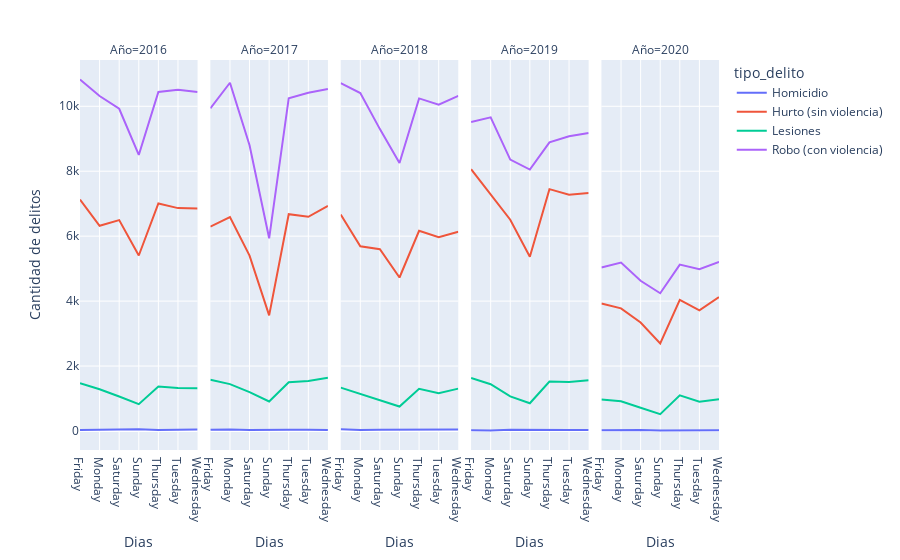

The notebook cell saved with this chart:
### Code cell
fig = px.line(df_dia_tipo, x = 'dia', y = 'count',
             color = 'tipo_delito',
             facet_col = 'anio',
             labels = {'count' : 'Cantidad de delitos', 'dia': 'Dias', 'anio':'Año'},)
fig.show()

### Figure 1 — Plotly figure (JSON) as saved in the notebook; plotly's stock layout.template omitted (floating-point values rounded to 4 significant figures)
{"data": [{"hovertemplate": "tipo_delito=Homicidio<br>Año=2016<br>Dias=%{x}<br>Cantidad de delitos=%{y}<extra></extra>", "legendgroup": "Homicidio", "line": {"color": "#636efa", "dash": "solid"}, "mode": "lines", "name": "Homicidio", "orientation": "v", "showlegend": true, "type": "scatter", "x": ["Friday", "Monday", "Saturday", "Sunday", "Thursday", "Tuesday", "Wednesday"], "xaxis": "x", "y": [31, 39, 44, 52, 28, 31, 43], "yaxis": "y"}, {"hovertemplate": "tipo_delito=Homicidio<br>Año=2017<br>Dias=%{x}<br>Cantidad de delitos=%{y}<extra></extra>", "legendgroup": "Homicidio", "line": {"color": "#636efa", "dash": "solid"}, "mode": "lines", "name": "Homicidio", "orientation": "v", "showlegend": false, "type": "scatter", "x": ["Friday", "Monday", "Saturday", "Sunday", "Thursday", "Tuesday", "Wednesday"], "xaxis": "x2", "y": [38, 48, 31, 42, 35, 41, 28], "yaxis": "y2"}, {"hovertemplate": "tipo_delito=Homicidio<br>Año=2018<br>Dias=%{x}<br>Cantidad de delitos=%{y}<extra></extra>", "legendgroup": "Homicidio", "line": {"color": "#636efa", "dash": "solid"}, "mode": "lines", "name": "Homicidio", "orientation": "v", "showlegend": false, "type": "scatter", "x": ["Friday", "Monday", "Saturday", "Sunday", "Thursday", "Tuesday", "Wednesday"], "xaxis": "x3", "y": [51, 33, 41, 41, 28, 27, 45], "yaxis": "y3"}, {"hovertemplate": "tipo_delito=Homicidio<br>Año=2019<br>Dias=%{x}<br>Cantidad de delitos=%{y}<extra></extra>", "legendgroup": "Homicidio", "line": {"color": "#636efa", "dash": "solid"}, "mode": "lines", "name": "Homicidio", "orientation": "v", "showlegend": false, "type": "scatter", "x": ["Friday", "Monday", "Saturday", "Sunday", "Thursday", "Tuesday", "Wednesday"], "xaxis": "x4", "y": [23, 15, 38, 29, 28, 32, 33], "yaxis": "y4"}, {"hovertemplate": "tipo_delito=Homicidio<br>Año=2020<br>Dias=%{x}<br>Cantidad de delitos=%{y}<extra></extra>", "legendgroup": "Homicidio", "line": {"color": "#636efa", "dash": "solid"}, "mode": "lines", "name": "Homicidio", "orientation": "v", "showlegend": false, "type": "scatter", "x": ["Friday", "Monday", "Saturday", "Sunday", "Thursday", "Tuesday", "Wednesday"], "xaxis": "x5", "y": [21, 35, 32, 18, 27, 32, 25], "yaxis": "y5"}, {"hovertemplate": "tipo_delito=Hurto (sin violencia)<br>Año=2016<br>Dias=%{x}<br>Cantidad de delitos=%{y}<extra></extra>", "legendgroup": "Hurto (sin violencia)", "line": {"color": "#EF553B", "dash": "solid"}, "mode": "lines", "name": "Hurto (sin violencia)", "orientation": "v", "showlegend": true, "type": "scatter", "x": ["Friday", "Monday", "Saturday", "Sunday", "Thursday", "Tuesday", "Wednesday"], "xaxis": "x", "y": [7128, 6321, 6495, 5404, 7006, 6864, 6852], "yaxis": "y"}, {"hovertemplate": "tipo_delito=Hurto (sin violencia)<br>Año=2017<br>Dias=%{x}<br>Cantidad de delitos=%{y}<extra></extra>", "legendgroup": "Hurto (sin violencia)", "line": {"color": "#EF553B", "dash": "solid"}, "mode": "lines", "name": "Hurto (sin violencia)", "orientation": "v", "showlegend": false, "type": "scatter", "x": ["Friday", "Monday", "Saturday", "Sunday", "Thursday", "Tuesday", "Wednesday"], "xaxis": "x2", "y": [6292, 6590, 5401, 3559, 6676, 6597, 6935], "yaxis": "y2"}, {"hovertemplate": "tipo_delito=Hurto (sin violencia)<br>Año=2018<br>Dias=%{x}<br>Cantidad de delitos=%{y}<extra></extra>", "legendgroup": "Hurto (sin violencia)", "line": {"color": "#EF553B", "dash": "solid"}, "mode": "lines", "name": "Hurto (sin violencia)", "orientation": "v", "showlegend": false, "type": "scatter", "x": ["Friday", "Monday", "Saturday", "Sunday", "Thursday", "Tuesday", "Wednesday"], "xaxis": "x3", "y": [6667, 5686, 5597, 4727, 6164, 5966, 6134], "yaxis": "y3"}, {"hovertemplate": "tipo_delito=Hurto (sin violencia)<br>Año=2019<br>Dias=%{x}<br>Cantidad de delitos=%{y}<extra></extra>", "legendgroup": "Hurto (sin violencia)", "line": {"color": "#EF553B", "dash": "solid"}, "mode": "lines", "name": "Hurto (sin violencia)", "orientation": "v", "showlegend": false, "type": "scatter", "x": ["Friday", "Monday", "Saturday", "Sunday", "Thursday", "Tuesday", "Wednesday"], "xaxis": "x4", "y": [8064, 7278, 6508, 5368, 7448, 7276, 7327], "yaxis": "y4"}, {"hovertemplate": "tipo_delito=Hurto (sin violencia)<br>Año=2020<br>Dias=%{x}<br>Cantidad de delitos=%{y}<extra></extra>", "legendgroup": "Hurto (sin violencia)", "line": {"color": "#EF553B", "dash": "solid"}, "mode": "lines", "name": "Hurto (sin violencia)", "orientation": "v", "showlegend": false, "type": "scatter", "x": ["Friday", "Monday", "Saturday", "Sunday", "Thursday", "Tuesday", "Wednesday"], "xaxis": "x5", "y": [3925, 3777, 3342, 2699, 4037, 3714, 4122], "yaxis": "y5"}, {"hovertemplate": "tipo_delito=Lesiones<br>Año=2016<br>Dias=%{x}<br>Cantidad de delitos=%{y}<extra></extra>", "legendgroup": "Lesiones", "line": {"color": "#00cc96", "dash": "solid"}, "mode": "lines", "name": "Lesiones", "orientation": "v", "showlegend": true, "type": "scatter", "x": ["Friday", "Monday", "Saturday", "Sunday", "Thursday", "Tuesday", "Wednesday"], "xaxis": "x", "y": [1470, 1285, 1062, 825, 1368, 1326, 1320], "yaxis": "y"}, {"hovertemplate": "tipo_delito=Lesiones<br>Año=2017<br>Dias=%{x}<br>Cantidad de delitos=%{y}<extra></extra>", "legendgroup": "Lesiones", "line": {"color": "#00cc96", "dash": "solid"}, "mode": "lines", "name": "Lesiones", "orientation": "v", "showlegend": false, "type": "scatter", "x": ["Friday", "Monday", "Saturday", "Sunday", "Thursday", "Tuesday", "Wednesday"], "xaxis": "x2", "y": [1578, 1443, 1197, 910, 1499, 1541, 1641], "yaxis": "y2"}, {"hovertemplate": "tipo_delito=Lesiones<br>Año=2018<br>Dias=%{x}<br>Cantidad de delitos=%{y}<extra></extra>", "legendgroup": "Lesiones", "line": {"color": "#00cc96", "dash": "solid"}, "mode": "lines", "name": "Lesiones", "orientation": "v", "showlegend": false, "type": "scatter", "x": ["Friday", "Monday", "Saturday", "Sunday", "Thursday", "Tuesday", "Wednesday"], "xaxis": "x3", "y": [1336, 1138, 952, 753, 1301, 1162, 1305], "yaxis": "y3"}, {"hovertemplate": "tipo_delito=Lesiones<br>Año=2019<br>Dias=%{x}<br>Cantidad de delitos=%{y}<extra></extra>", "legendgroup": "Lesiones", "line": {"color": "#00cc96", "dash": "solid"}, "mode": "lines", "name": "Lesiones", "orientation": "v", "showlegend": false, "type": "scatter", "x": ["Friday", "Monday", "Saturday", "Sunday", "Thursday", "Tuesday", "Wednesday"], "xaxis": "x4", "y": [1634, 1439, 1065, 854, 1525, 1508, 1566], "yaxis": "y4"}, {"hovertemplate": "tipo_delito=Lesiones<br>Año=2020<br>Dias=%{x}<br>Cantidad de delitos=%{y}<extra></extra>", "legendgroup": "Lesiones", "line": {"color": "#00cc96", "dash": "solid"}, "mode": "lines", "name": "Lesiones", "orientation": "v", "showlegend": false, "type": "scatter", "x": ["Friday", "Monday", "Saturday", "Sunday", "Thursday", "Tuesday", "Wednesday"], "xaxis": "x5", "y": [967, 914, 716, 517, 1096, 904, 980], "yaxis": "y5"}, {"hovertemplate": "tipo_delito=Robo (con violencia)<br>Año=2016<br>Dias=%{x}<br>Cantidad de delitos=%{y}<extra></extra>", "legendgroup": "Robo (con violencia)", "line": {"color": "#ab63fa", "dash": "solid"}, "mode": "lines", "name": "Robo (con violencia)", "orientation": "v", "showlegend": true, "type": "scatter", "x": ["Friday", "Monday", "Saturday", "Sunday", "Thursday", "Tuesday", "Wednesday"], "xaxis": "x", "y": [10825, 10317, 9924, 8502, 10442, 10510, 10443], "yaxis": "y"}, {"hovertemplate": "tipo_delito=Robo (con violencia)<br>Año=2017<br>Dias=%{x}<br>Cantidad de delitos=%{y}<extra></extra>", "legendgroup": "Robo (con violencia)", "line": {"color": "#ab63fa", "dash": "solid"}, "mode": "lines", "name": "Robo (con violencia)", "orientation": "v", "showlegend": false, "type": "scatter", "x": ["Friday", "Monday", "Saturday", "Sunday", "Thursday", "Tuesday", "Wednesday"], "xaxis": "x2", "y": [9937, 10725, 8801, 5935, 10249, 10419, 10535], "yaxis": "y2"}, {"hovertemplate": "tipo_delito=Robo (con violencia)<br>Año=2018<br>Dias=%{x}<br>Cantidad de delitos=%{y}<extra></extra>", "legendgroup": "Robo (con violencia)", "line": {"color": "#ab63fa", "dash": "solid"}, "mode": "lines", "name": "Robo (con violencia)", "orientation": "v", "showlegend": false, "type": "scatter", "x": ["Friday", "Monday", "Saturday", "Sunday", "Thursday", "Tuesday", "Wednesday"], "xaxis": "x3", "y": [10713, 10409, 9297, 8251, 10243, 10048, 10318], "yaxis": "y3"}, {"hovertemplate": "tipo_delito=Robo (con violencia)<br>Año=2019<br>Dias=%{x}<br>Cantidad de delitos=%{y}<extra></extra>", "legendgroup": "Robo (con violencia)", "line": {"color": "#ab63fa", "dash": "solid"}, "mode": "lines", "name": "Robo (con violencia)", "orientation": "v", "showlegend": false, "type": "scatter", "x": ["Friday", "Monday", "Saturday", "Sunday", "Thursday", "Tuesday", "Wednesday"], "xaxis": "x4", "y": [9517, 9661, 8359, 8052, 8890, 9076, 9179], "yaxis": "y4"}, {"hovertemplate": "tipo_delito=Robo (con violencia)<br>Año=2020<br>Dias=%{x}<br>Cantidad de delitos=%{y}<extra></extra>", "legendgroup": "Robo (con violencia)", "line": {"color": "#ab63fa", "dash": "solid"}, "mode": "lines", "name": "Robo (con violencia)", "orientation": "v", "showlegend": false, "type": "scatter", "x": ["Friday", "Monday", "Saturday", "Sunday", "Thursday", "Tuesday", "Wednesday"], "xaxis": "x5", "y": [5035, 5187, 4627, 4242, 5123, 4980, 5209], "yaxis": "y5"}], "layout": {"annotations": [{"font": {}, "showarrow": false, "text": "Año=2016", "x": 0.092, "xanchor": "center", "xref": "paper", "y": 1, "yanchor": "bottom", "yref": "paper"}, {"font": {}, "showarrow": false, "text": "Año=2017", "x": 0.296, "xanchor": "center", "xref": "paper", "y": 1, "yanchor": "bottom", "yref": "paper"}, {"font": {}, "showarrow": false, "text": "Año=2018", "x": 0.5, "xanchor": "center", "xref": "paper", "y": 1, "yanchor": "bottom", "yref": "paper"}, {"font": {}, "showarrow": false, "text": "Año=2019", "x": 0.704, "xanchor": "center", "xref": "paper", "y": 1, "yanchor": "bottom", "yref": "paper"}, {"font": {}, "showarrow": false, "text": "Año=2020", "x": 0.908, "xanchor": "center", "xref": "paper", "y": 1, "yanchor": "bottom", "yref": "paper"}], "autosize": true, "legend": {"title": {"text": "tipo_delito"}, "tracegroupgap": 0}, "margin": {"t": 60}, "xaxis": {"anchor": "y", "autorange": true, "domain": [0, 0.184], "range": [0, 6], "title": {"text": "Dias"}, "type": "category"}, "xaxis2": {"anchor": "y2", "autorange": true, "domain": [0.204, 0.388], "matches": "x", "range": [0, 6], "title": {"text": "Dias"}, "type": "category"}, "xaxis3": {"anchor": "y3", "autorange": true, "domain": [0.408, 0.592], "matches": "x", "range": [0, 6], "title": {"text": "Dias"}, "type": "category"}, "xaxis4": {"anchor": "y4", "autorange": true, "domain": [0.612, 0.796], "matches": "x", "range": [0, 6], "title": {"text": "Dias"}, "type": "category"}, "xaxis5": {"anchor": "y5", "autorange": true, "domain": [0.816, 1], "matches": "x", "range": [0, 6], "title": {"text": "Dias"}, "type": "category"}, "yaxis": {"anchor": "x", "autorange": true, "domain": [0, 1], "range": [-585.6, 11430.0], "title": {"text": "Cantidad de delitos"}, "type": "linear"}, "yaxis2": {"anchor": "x2", "autorange": true, "domain": [0, 1], "matches": "y", "range": [-585.6, 11430.0], "showticklabels": false, "type": "linear"}, "yaxis3": {"anchor": "x3", "autorange": true, "domain": [0, 1], "matches": "y", "range": [-585.6, 11430.0], "showticklabels": false, "type": "linear"}, "yaxis4": {"anchor": "x4", "autorange": true, "domain": [0, 1], "matches": "y", "range": [-585.6, 11430.0], "showticklabels": false, "type": "linear"}, "yaxis5": {"anchor": "x5", "autorange": true, "domain": [0, 1], "matches": "y", "range": [-585.6, 11430.0], "showticklabels": false, "type": "linear"}}}
